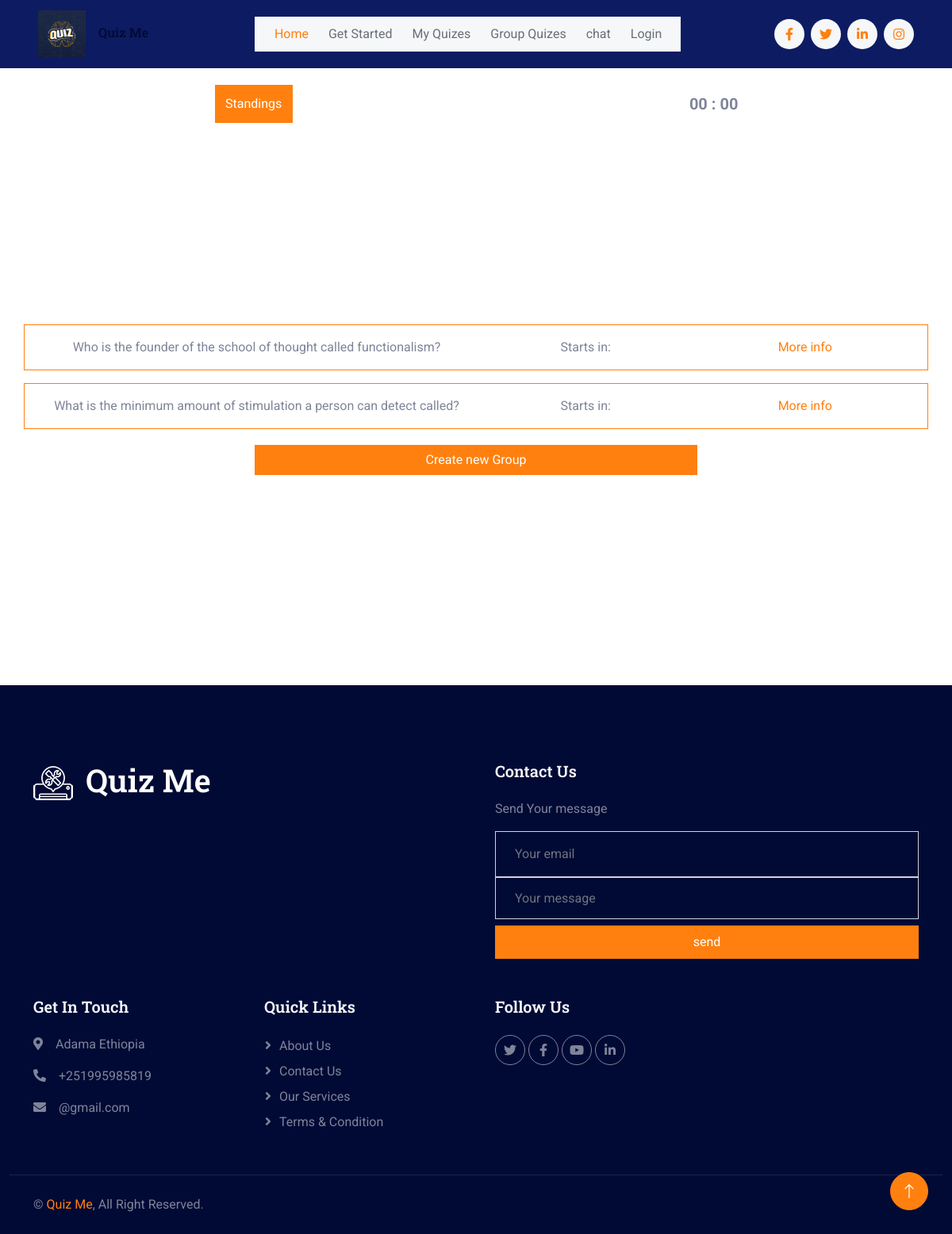
Screenshot of /my_group_quizzes (signed in) with the database file from the repository.
### quiz_app/models.py (models this page shows, shortened)
class GroupQuiz(models.Model):
    quiz = models.ForeignKey(Quiz, on_delete=models.CASCADE)
    start_time = models.DateTimeField()
    completed = models.BooleanField(default=False)
    joined_members = models.ManyToManyField(CustomUser, related_name="members")
    end_time = models.DateTimeField(null=True, blank=True)
    is_in_progress = models.BooleanField(default=False)
    created_by = models.ForeignKey(CustomUser, on_delete=models.CASCADE, null=True, blank=True)

class Quiz(models.Model):
    title = models.CharField(max_length=100, null=True, blank=True)
    size = models.IntegerField()
    generated_by = models.ForeignKey(CustomUser, on_delete=models.CASCADE)
    questions = models.TextField()
    user_score = models.IntegerField(default=0)

### quiz_app/views.py (the view)
# urls.py: path('my_group_quizzes', views.user_group_quizs, name="group_quizes"),
@login_required(login_url='login')
def user_group_quizs(request):
    user = request.user
    group_quizzes = GroupQuiz.objects.filter(joined_members=user)
    return render(request, "joined_group_quizes.html", {"group_quizes":group_quizzes})

### templates/joined_group_quizes.html (shortened to what this page needs)
{% extends 'index2.html' %}
{% block content %}
{% load static %}
<body>
    <div class="actions">
        <button class="standings">Standings</button>
        <div class="timer">
            00 : 00
        </div>
    </div>
    <div class="container-xxl py-5 custom-container">
        <div class="container text-center">
            {% if group_quizes %}
            {% for quiz in group_quizes %}
            <div class="row border border-primary rounded p-3 mt-3 d-flex justify-content-center align-items-center">
                <div class="col-md-6">
                    {{ quiz.quiz.title }}
                </div>
                <div class="col-md-3">
                    Starts in: {{ quiz.quiz.start_time }}
                </div>
                <div class="col-md-3">
                    <a href="{%url 'quiz' quiz.id %}">More info</a>
                </div>
            </div>
            {% endfor %}
            {% else %}
            <h1>You haven't any groups quizzes yet.</h1>
            {% endif %}
            <Button onclick="window.location.href = '{%url 'create_group_quiz'%}';" class="btn btn-primary" style="margin-top:20px; width:50%">
                Create new Group
            </Button>
        </div>
    </div>
</body>
{% endblock content %}

### static/css/style.css (style rules this page uses)
:root { --primary: #FF800F; --secondary: #001064; --light: #F6F7F8; --dark: #010A35; }
.btn { transition: .5s; }
.btn.btn-primary, .btn.btn-outline-primary:hover, .btn.btn-secondary, .btn.btn-outline-secondary:hover { color: #FFFFFF; }

### templates/joined_group_quizes.html (style rules this page uses)
.custom-container { min-height: 80vh; display: flex; flex-direction: column; justify-content: center; align-items: center; }
.actions { display: flex; justify-content: space-around; align-items: center; padding: 20px; }
.actions button.standings { border: 1px solid; min-height: 50px; min-width: 100px; background-color: #FF800F; color: white; transition: .5s all; }
.actions .timer { font-size: 20px; font-weight: bold; }

### rows the page displays
GroupQuiz: quiz "Who is the founder of the school of thought called functionalism?"
GroupQuiz: quiz "What is the minimum amount of stimulation a person can detect called?"
